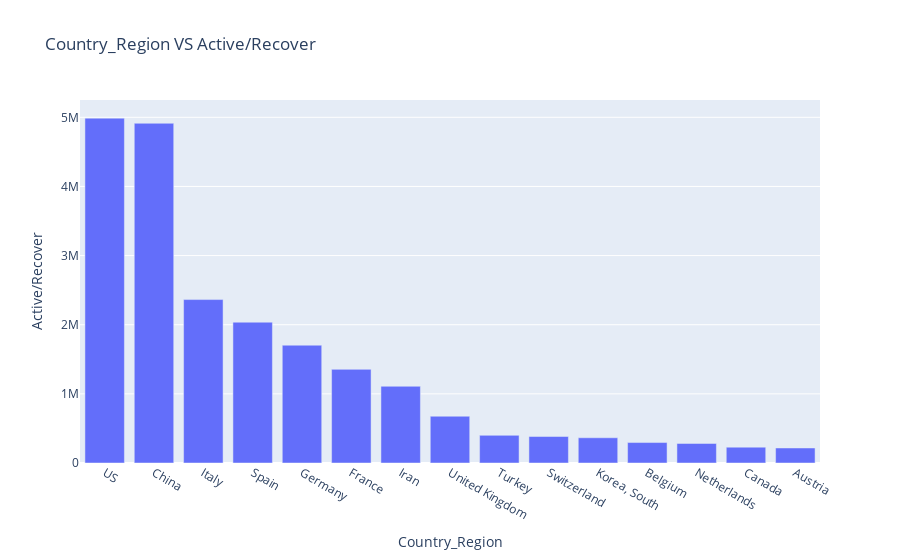

The cell this chart's notebook holds for it:
### Markdown cell above
## Bar Plot For Active/Recover For New Data

### Code cell
p_15 = data_15['Country_Region']
q_15 = data_15['Active/Recover']

data1 = go.Bar(x=p_15,y=q_15)

layout = go.Layout(title='Country_Region VS Active/Recover',
                   xaxis_title='Country_Region',yaxis_title='Active/Recover')
data=[data1]
fig = go.Figure(data,layout)

iplot(fig)

### Figure 1 — Plotly figure (JSON) as saved in the notebook; plotly's stock layout.template omitted (floating-point values rounded to 4 significant figures)
{"data": [{"type": "bar", "x": ["US", "China", "Italy", "Spain", "Germany", "France", "Iran", "United Kingdom", "Turkey", "Switzerland", "Korea, South", "Belgium", "Netherlands", "Canada", "Austria"], "y": [4987900, 4913824, 2363897, 2036840, 1703900, 1354312, 1109674, 676629, 400234, 382813, 364994, 295666, 282960, 229272, 217325]}], "layout": {"title": {"text": "Country_Region VS Active/Recover"}, "xaxis": {"title": {"text": "Country_Region"}}, "yaxis": {"title": {"text": "Active/Recover"}}}}
